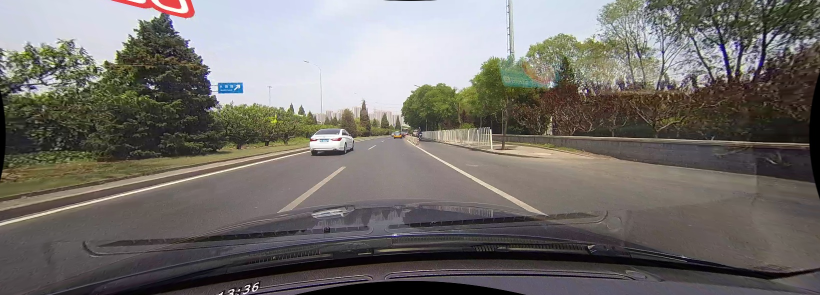
#> input picture OpenCV/picture/hw2/1.jpg, 1640 x 590 px, found by its file name (shown at 1/2 size)
$ python HW2.py
#> lines starting #> are read from the running program, lines starting #| are printed output that depends on the picture; after the words box and inside, x2 and y2 are one past the last pixel; in counts of white or black regions, pixels touching at a corner belong together
import cv2
import numpy as np

img1 = cv2.imread('./picture/hw2/1.jpg')
#> img1 is the input picture: shape (590, 1640, 3); mean B, G, R 108.2, 112, 115.7
img2 = cv2.imread('./picture/hw2/2.jpg')
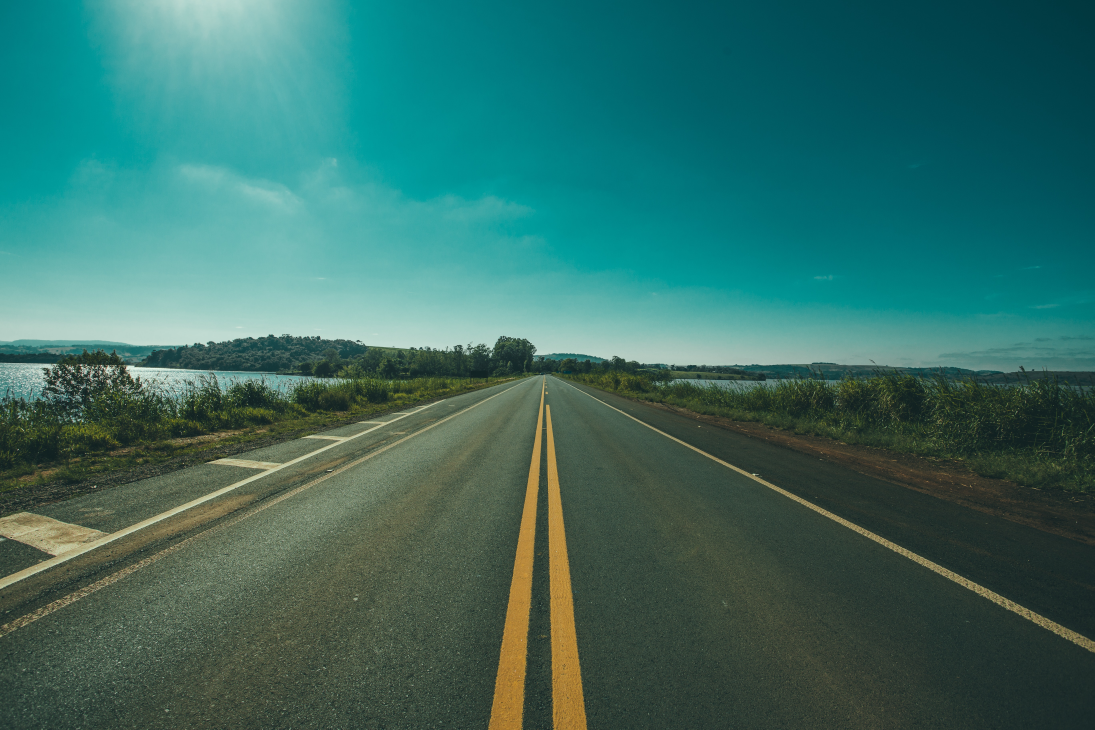
#> input picture OpenCV/picture/hw2/2.jpg, 5472 x 3648 px, found by its file name (shown at 1/5 size)
#> img2 is the input picture: shape (3648, 5472, 3); mean B, G, R 100.6, 108.6, 54.9
img3 = cv2.imread('./picture/hw2/3.jpg')
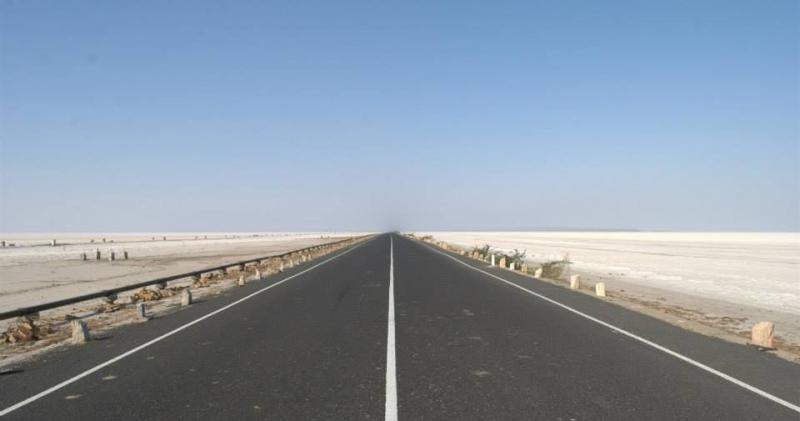
#> input picture OpenCV/picture/hw2/3.jpg, 800 x 421 px, found by its file name
#> img3 is the input picture: shape (421, 800, 3); mean B, G, R 166.6, 152, 138.5
savePath = './picture/hw2/donePic/'

def changeGray():
    grayPic.append(cv2.cvtColor(img1, cv2.COLOR_BGR2GRAY))
    grayPic.append(cv2.cvtColor(img2, cv2.COLOR_BGR2GRAY))
    grayPic.append(cv2.cvtColor(img3, cv2.COLOR_BGR2GRAY))
    for i in range(3):
        cv2.imwrite(savePath + f'gray_{i+1}.jpg', grayPic[i])
    return

def changeFilter():
    for i in range(3):
        filterPic.append(cv2.GaussianBlur(grayPic[i], (17, 17), 0))
        cv2.imwrite(savePath + f'filter_{i + 1}.jpg', filterPic[i])
#> after the loop, filterPic = 3 items
    return

def edgeDetection():
    # Laplacian(img, ddepth, ksize, scale)
    # img 來源影像
    # ddepth 影像深度
    # ksize 運算區域大小(預設1)
    # scale 縮放比例常數(預設1)
    edgePic.append(cv2.Sobel(filterPic[0], -1, 1, 1, 1, 7))
    edgePic.append(cv2.Laplacian(filterPic[1], -1, 1, 5))
    edgePic.append(cv2.Laplacian(filterPic[2], -1, 1, 5))
    for i in range(3):
        cv2.imwrite(savePath + f'edge_{i + 1}.jpg', edgePic[i])
    return

def changeBinarization():
    ret1, binaryPic[0] = cv2.threshold(edgePic[0], 0, 255, cv2.THRESH_BINARY + cv2.THRESH_OTSU)
#> ret1 = 118
    ret2, binaryPic[1] = cv2.threshold(edgePic[1], 0, 255, cv2.THRESH_BINARY + cv2.THRESH_OTSU)
#> ret2 = 40
    ret3, binaryPic[2] = cv2.threshold(edgePic[2], 0, 255, cv2.THRESH_BINARY + cv2.THRESH_OTSU)
#> ret3 = 62
    if (ret1): cv2.imwrite(savePath + f'bin_1.jpg', binaryPic[0])
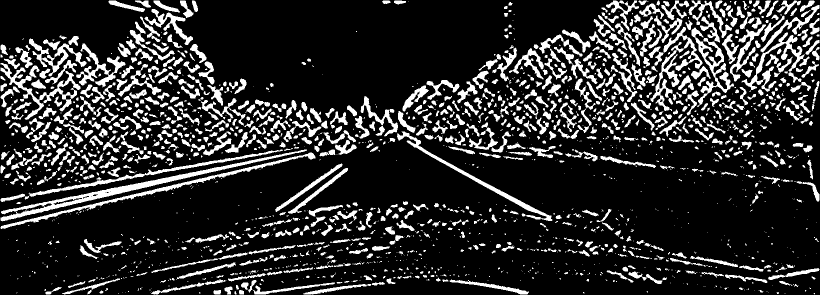
#> saved as bin_1.jpg: shape (590, 1640) (shown at 1/2 size); 17.8% white; 1927 white regions (971 under 20 px), largest, box (x1, y1, x2, y2) and area: (1, 299, 614, 443) 6251, (1, 305, 631, 458) 3946, (1300, 54, 1405, 222) 3617
    if (ret2): cv2.imwrite(savePath + f'bin_2.jpg', binaryPic[1])
    if (ret3): cv2.imwrite(savePath + f'bin_3.jpg', binaryPic[2])
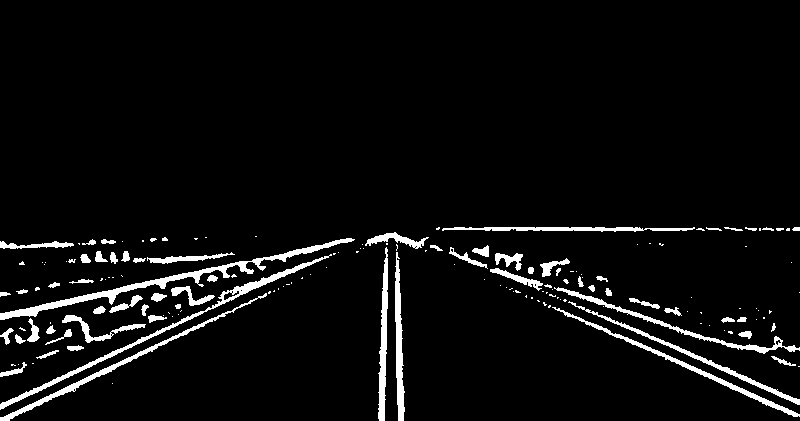
#> saved as bin_3.jpg: shape (421, 800); 5% white; 165 white regions (99 under 20 px), largest, box (x1, y1, x2, y2) and area: (0, 238, 355, 320) 2212, (0, 254, 332, 410) 1654, (0, 293, 267, 421) 1206

    return

def changeMorphology():
    kernel = cv2.getStructuringElement(cv2.MORPH_RECT, (3, 3))
#> kernel = [[1, 1, 1], [1, 1, 1], [1, 1, 1]]

    for i in range(3):
        morphologyPic.append(cv2.morphologyEx(binaryPic[i], cv2.MORPH_CLOSE, kernel, iterations=1))
        cv2.imwrite(savePath + f'morphology_{i + 1}.jpg', morphologyPic[i])
#> after the loop, morphologyPic = 3 items

    return

def changeLines():
    lines1 = cv2.HoughLinesP(morphologyPic[0], 1, np.pi / 180, 100, minLineLength=200, maxLineGap=3)
#> lines1 = 23 rows, first 6: [0, 439, 609, 299], [0, 438, 583, 304], [59, 390, 597, 295], [2, 441, 613, 300], [59, 389, 564, 299], [0, 455, 429, 356]
    for line in lines1:
        x1, y1, x2, y2 = line[0]
        cv2.line(img1,(x1, y1), (x2, y2), (0, 255, 0), 2)
#> this loop made 23 passes
#> (x1, y1, x2, y2) on passes 1 to 12: (0, 439, 609, 299), (0, 438, 583, 304), (59, 390, 597, 295), (2, 441, 613, 300), (59, 389, 564, 299), (0, 455, 429, 356), (2, 452, 626, 308), (0, 436, 490, 323), (0, 437, 534, 314), (3, 426, 437, 334), (104, 427, 625, 306), (50, 393, 251, 358)
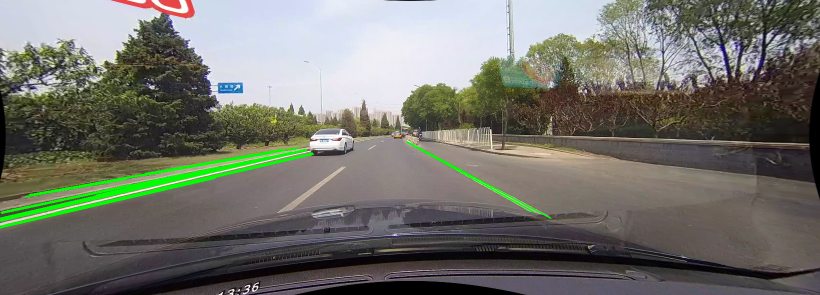
#> img1: shape (590, 1640, 3) (shown at 1/2 size); 1.62% of pixels changed, all inside (x1, y1, x2, y2) = (0, 282, 1103, 457)
    cv2.imwrite(savePath + f'line_1.jpg', img1)

    lines2 = cv2.HoughLinesP(morphologyPic[1], 1, np.pi / 180, 100, minLineLength=100, maxLineGap=3)
#> lines2 = 150 rows, first 6: [4704, 2829, 5471, 3203], [1461, 2197, 1602, 2159], [16, 2939, 1095, 2481], [3776, 2374, 5006, 2974], [1641, 2250, 2222, 2004], [97, 2903, 1892, 2141]
    for line in lines2:
        x1, y1, x2, y2 = line[0]
        cv2.line(img2,(x1, y1), (x2, y2), (0, 255, 0), 5)
#> this loop made 150 passes
#> (x1, y1, x2, y2) on passes 1 to 12: (4704, 2829, 5471, 3203), (1461, 2197, 1602, 2159), (16, 2939, 1095, 2481), (3776, 2374, 5006, 2974), (1641, 2250, 2222, 2004), (97, 2903, 1892, 2141), (3621, 2326, 4413, 2729), (4946, 2948, 5471, 3204), (814, 2750, 926, 2698), (2874, 1947, 3151, 2088), (548, 2668, 871, 2538), (1682, 2374, 1861, 2287)
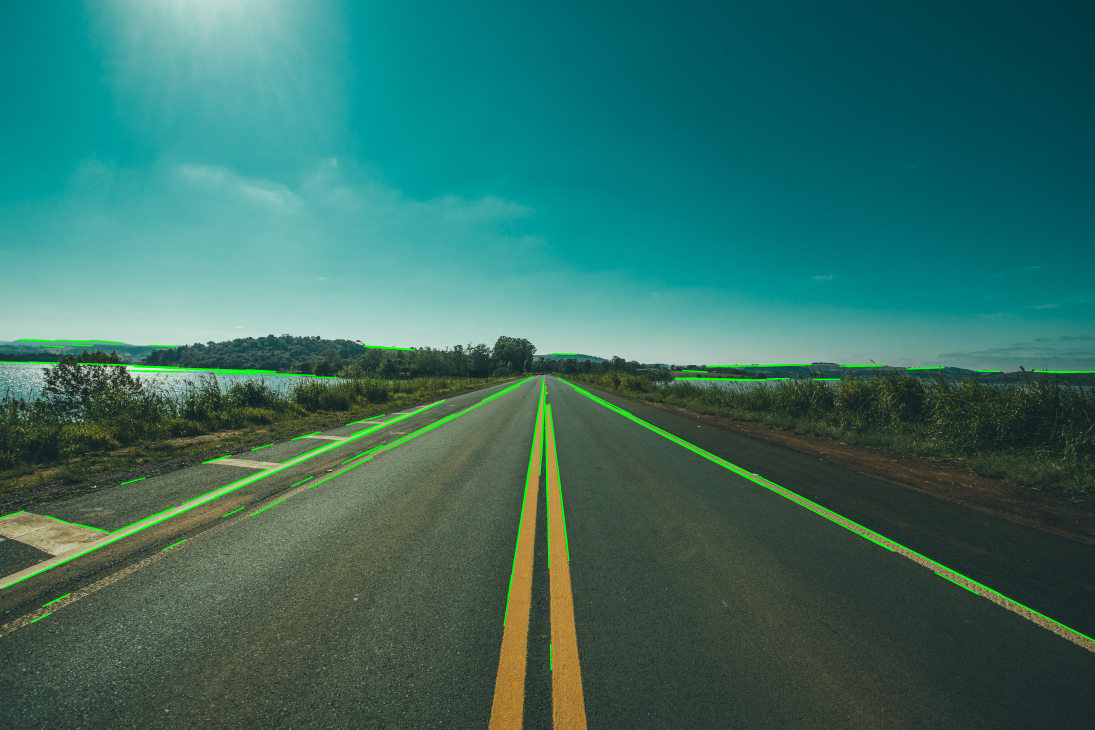
#> img2: shape (3648, 5472, 3) (shown at 1/5 size); mean B, G, R 99.9, 110, 54.2
    cv2.imwrite(savePath + f'line_2.jpg', img2)

    lines3 = cv2.HoughLinesP(morphologyPic[2], 1, np.pi / 180, 100, minLineLength=100, maxLineGap=5)
#> lines3 = 39 rows, first 6: [0, 405, 308, 262], [450, 252, 799, 400], [0, 316, 246, 263], [0, 407, 324, 256], [0, 313, 352, 239], [436, 229, 720, 229]
    for line in lines3:
        x1, y1, x2, y2 = line[0]
        cv2.line(img3,(x1, y1), (x2, y2), (0, 255, 0), 2)
#> this loop made 39 passes
#> (x1, y1, x2, y2) on passes 1 to 12: (0, 405, 308, 262), (450, 252, 799, 400), (0, 316, 246, 263), (0, 407, 324, 256), (0, 313, 352, 239), (436, 229, 720, 229), (5, 420, 270, 291), (511, 288, 799, 416), (572, 304, 799, 401), (495, 268, 734, 346), (566, 292, 741, 349), (436, 228, 718, 228)
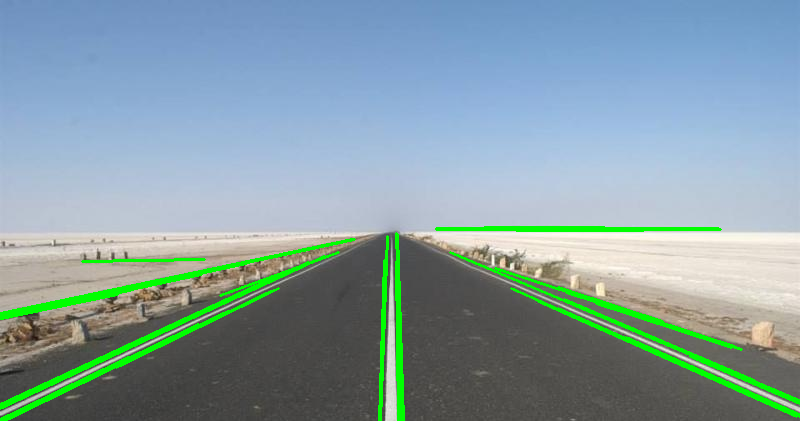
#> img3: shape (421, 800, 3); 4.11% of pixels changed, all inside (x1, y1, x2, y2) = (0, 226, 800, 421)
    cv2.imwrite(savePath + f'line_3.jpg', img3)

    return


grayPic = []
filterPic = []
edgePic = []
binaryPic = [0, 0, 0]
morphologyPic = []
changeGray()
changeFilter()
edgeDetection()
changeBinarization()
changeMorphology()
changeLines()
